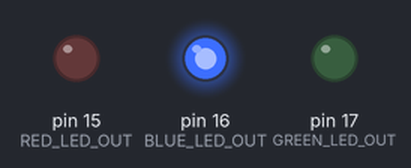
The program below on a simulated Arduino Uno, built with avr-gcc and run on an emulated ATmega328P. Shown: output pins drawn as LEDs (lit = HIGH).

Above: at 0.2 s.
At 0.6 s:
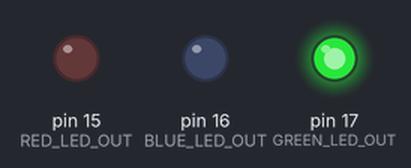
At 2.2 s:
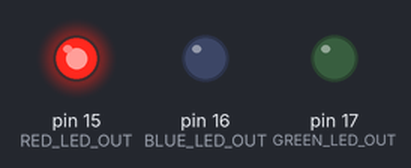
Timing chart, 0 to 3.0 s (numbered marks = the images above):
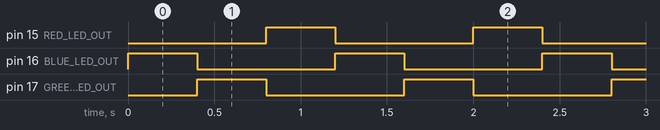

Measured:
- by itself, pin 15 (RED_LED_OUT), pin 16 (BLUE_LED_OUT), pin 17 (GREEN_LED_OUT): alternates HIGH for 0.40 s and LOW for 0.80 s
- by itself, everything shown: repeats every 1.2 s, in 3 steps

The program:

main.cpp
```cpp
#include <Arduino.h>


#define RED_LED_OUT 15  // Пін до якого підключено червоний світлодіод
#define BLUE_LED_OUT 16 // Пін до якого підключено синій світлодіод
#define GREEN_LED_OUT 17 // Пін до якого підключено синій світлодіод

const int pins[3] = {RED_LED_OUT, BLUE_LED_OUT, GREEN_LED_OUT};

void setup() {
    // Налаштовуємо піни як вихіди (OUTPUT), щоб контролер міг подавати на них напругу
    pinMode(RED_LED_OUT, OUTPUT);
    pinMode(BLUE_LED_OUT, OUTPUT);
    pinMode(GREEN_LED_OUT, OUTPUT);
}

void loop() {
  static int i = 0; // Декларуємо статичну змінну що вказуватиме на поточний індекс в масиві

  digitalWrite(pins[i], LOW);  // Вимикаємо попередній світлодіод

  i = (i + 1) % 3;             // Обчислюємо індекс наступного діода
  digitalWrite(pins[i], HIGH); // Вмикаємо наступний світлодіод

  delay(400);
}
```
